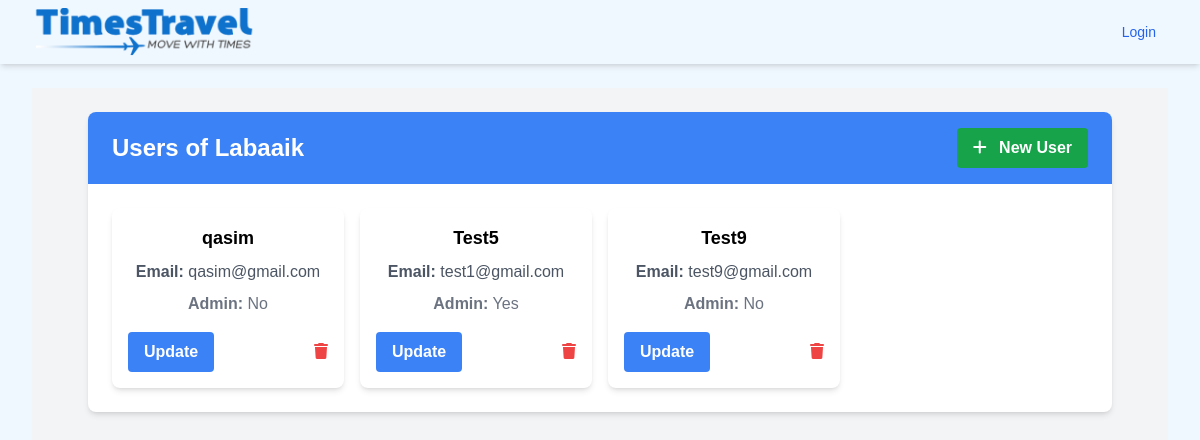
Page /users/1 on the committed database.
### app/models.py (models this page shows, shortened)
class Agency(db.Model):
    __tablename__ = 'agencies'
    id = Column(Integer, primary_key=True)
    name = Column(String(128), nullable=False)
    email = Column(String(120), index=True, unique=True, nullable=False)
    designation = Column(String(128), nullable=True)
    telephone = Column(BigInteger, nullable=True)
    credit_limit = Column(Numeric(precision=12, scale=2), default=0.00)
    used_credit = Column(Numeric(precision=12, scale=2), default=0.00)
    paid_back = Column(Numeric(precision=12, scale=2), default=0.00)
    account_limit = Column(Numeric(precision=5, scale=0), default=0)
    allowed_accounts = Column(Integer, default=0)
    users = relationship(
        'User',
        back_populates='agency',
        foreign_keys='User.agency_id'
    )
    bookings = relationship(
        'Booking',
        back_populates='agency',
        foreign_keys='Booking.agency_id',
        lazy='joined'
    )

class User(UserMixin, db.Model):
    __tablename__ = 'users'
    id = Column(Integer, primary_key=True)
    username = Column(String(64), unique=True, nullable=False)
    email = Column(String(120), unique=True, nullable=False)
    hashed_password = Column(String(128), nullable=False)
    role = Column(String(64), nullable=False, default='user')
    agency_id = Column(Integer, ForeignKey('agencies.id'), nullable=True)
    agency = relationship(
        'Agency',
        back_populates='users',
        foreign_keys=[agency_id]
    )
    bookings = relationship(
        'Booking',
        back_populates='agent',
        foreign_keys='Booking.agent_id'
    )

### app/routes/user_routes.py (the view)
@user_bp.route('/users/<int:agency_id>', methods=['GET'])
def view_all_users(agency_id):
    agency = Agency.query.get_or_404(agency_id)
    users = User.query.filter_by(agency_id=agency_id).all()
    return render_template('users/users.html', users=users, agency=agency)

### app/templates/users/users.html (shortened to what this page needs)
{% extends "base.html" %}
{% block content %}
<div class="bg-gray-100 min-h-screen py-6">
  <div class="container mx-auto bg-white rounded-lg shadow-md overflow-hidden">
    <div class="bg-blue-500 text-white py-4 px-6 flex justify-between items-center">
      <h1 class="font-bold text-2xl">Users of {{ agency.name }}</h1>
      <a
        href="{{ url_for('user.create_user', agency_id=agency.id) }}"
        class="bg-green-600 hover:bg-green-700 text-white font-semibold py-2 px-4 rounded transition-colors duration-200"
      >
        <i class="fas fa-plus mr-2"></i> New User
      </a>
    </div>
    <div class="py-6 px-6">
      <ul class="grid grid-cols-1 sm:grid-cols-2 md:grid-cols-3 lg:grid-cols-4 gap-4">
        {% for user in users %}
        <li class="bg-white rounded-lg shadow-md overflow-hidden">
          <div class="p-4">
            <h2 class="text-lg font-semibold mb-2">{{ user.username }}</h2>
            <p class="text-gray-600 mb-2"><strong>Email:</strong> {{ user.email }}</p>
            <p class="text-gray-500 mb-4"><strong>Admin:</strong> {% if user.role == 'agency_admin' %} Yes {% else %} No {% endif %}</p>
            <div class="flex justify-between items-center">
              <a
                href="{{ url_for('user.update_user', user_id=user.id) }}"
                class="bg-blue-500 hover:bg-blue-600 text-white font-semibold py-2 px-4 rounded transition-colors duration-200"
              >
                Update
              </a>
              <form
                action="{{ url_for('user.delete_user', user_id=user.id) }}"
                method="post"
                class="inline"
              >
                <button type="submit" class="text-red-500 hover:text-red-600" onclick="return confirm('Are you sure you want to delete this user?');">
                  <i class="fas fa-trash"></i>
                </button>
              </form>
            </div>
          </div>
        </li>
        {% endfor %}
      </ul>
    </div>
  </div>
</div>
{% endblock %}

### app/static/css/style.css (style rules this page uses)
body { font-family: Arial, Helvetica, sans-serif; background: url('../images/backpic.jpeg') ; background-position: center; background-repeat: no-repeat; background-size: cover; height: 600px; }

### app/templates/base.html (style rules this page uses)
body { font-family: Arial, sans-serif; background-color: #f0f8ff; text-align: center; }

### rows in the picture
Agency: name "Labaaik"
User: username "qasim", email "qasim@gmail.com", role "No"
User: username "Test5", email "test1@gmail.com", role "Yes"
User: username "Test9", email "test9@gmail.com", role "No"
